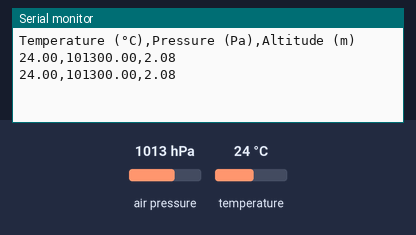
This sketch was run on a simulated Arduino Uno, built with avr-gcc and run on an emulated ATmega328P. Parts: the last lines printed to the serial monitor. Inputs (shaded band) come from the test bench; at power-on: air pressure 1013 hPa, temperature 24 °C.

Above: at 1.2 s.
1.3 s: air pressure set to 952 hPa
At 2.5 s:
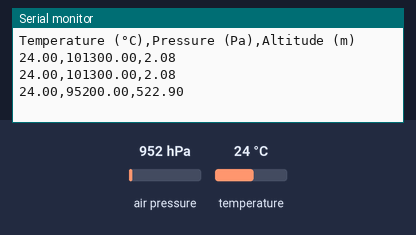
2.8 s: temperature set to 12 °C
At 3.5 s:
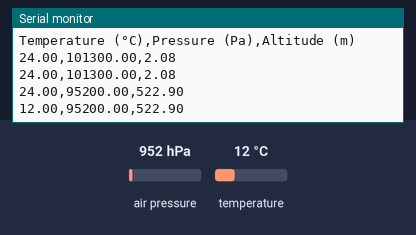
4.3 s: air pressure set to 975 hPa
At 5.4 s:
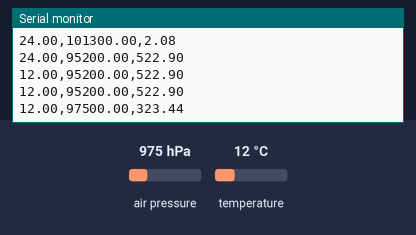
Timing chart, 0 to 7.3 s (numbered marks = the images above; inputs shaded):
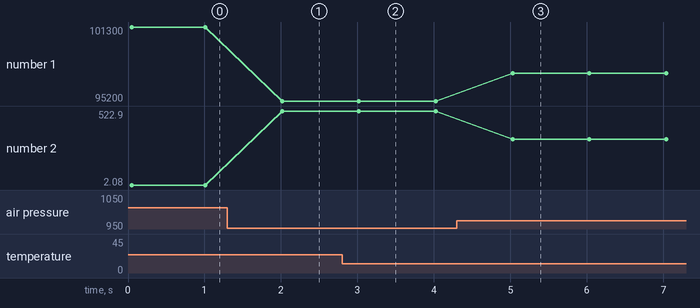

The sketch:

bmp_280_correct_Code.ino
```cpp
#include <Wire.h>
#include <Adafruit_BMP280.h>

Adafruit_BMP280 bmp; // Create a BMP280 object

void setup() {
  Serial.begin(9600);
  while (!Serial) delay(100);   // Wait for serial console to open

  Wire.begin();

  // Try to initialize with the specific address
  if (!bmp.begin(0x76)) {
    Serial.println("Error,Could not find a valid BMP280 sensor");
    while (1) delay(10);
  }

  // Default settings from datasheet
  bmp.setSampling(Adafruit_BMP280::MODE_NORMAL,     // Operating Mode
                  Adafruit_BMP280::SAMPLING_X2,     // Temp. oversampling
                  Adafruit_BMP280::SAMPLING_X16,    // Pressure oversampling
                  Adafruit_BMP280::FILTER_X16,      // Filtering
                  Adafruit_BMP280::STANDBY_MS_500); // Standby time

  // Print CSV header
  Serial.println("Temperature (°C),Pressure (Pa),Altitude (m)");
}

void loop() {
  float temperature = bmp.readTemperature();
  float pressure = bmp.readPressure();
  float altitude = bmp.readAltitude(1013.25); // Adjust 1013.25 based on your local forecast

  // Print values in CSV format
  Serial.print(temperature);
  Serial.print(",");
  Serial.print(pressure);
  Serial.print(",");
  Serial.println(altitude);

  delay(1000);
}
```

Measured:
- after the input at 1.3 s, the serial monitor: prints a new line after 0.71 s (image 1)
- after the input at 2.8 s, the serial monitor: prints a new line after 0.22 s (image 2)
- after the input at 4.3 s, the serial monitor: prints a new line after 0.73 s (image 3)
- plotted number 1: 101300 → 95200 after the input at 1.3 s, 95200 → 97500 after the input at 4.3 s
- plotted number 2: 2.08 → 522.9 after the input at 1.3 s, 522.9 → 323.44 after the input at 4.3 s
